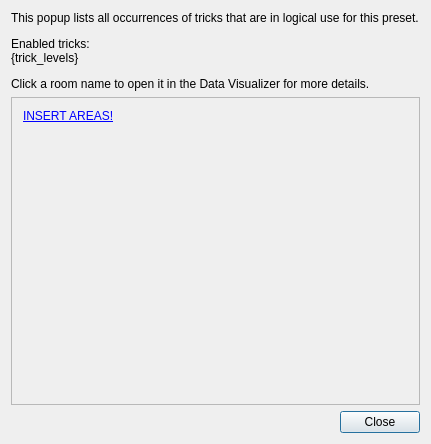
<?xml version="1.0" encoding="UTF-8"?>
<ui version="4.0">
 <class>TrickUsagePopup</class>
 <widget class="QDialog" name="TrickUsagePopup">
  <property name="geometry">
   <rect>
    <x>0</x>
    <y>0</y>
    <width>431</width>
    <height>444</height>
   </rect>
  </property>
  <property name="sizePolicy">
   <sizepolicy hsizetype="Preferred" vsizetype="Preferred">
    <horstretch>0</horstretch>
    <verstretch>0</verstretch>
   </sizepolicy>
  </property>
  <property name="maximumSize">
   <size>
    <width>16777215</width>
    <height>16777215</height>
   </size>
  </property>
  <property name="windowTitle">
   <string>Trick Usage</string>
  </property>
  <layout class="QVBoxLayout" name="verticalLayout">
   <item>
    <widget class="QLabel" name="title_label">
     <property name="text">
      <string>&lt;html&gt;&lt;head/&gt;&lt;body&gt;&lt;p&gt;This popup lists all occurrences of tricks that are in logical use for this preset.&lt;/p&gt;&lt;p&gt;Enabled tricks:&lt;br/&gt;{trick_levels}&lt;/p&gt;&lt;p&gt;Click a room name to open it in the Data Visualizer for more details.&lt;/p&gt;&lt;/body&gt;&lt;/html&gt;</string>
     </property>
     <property name="textInteractionFlags">
           <set>Qt::LinksAccessibleByMouse|Qt::TextSelectableByMouse</set>
     </property>
     <property name="cursor">
      <cursorShape>IBeamCursor</cursorShape>
     </property>
     <property name="wordWrap">
      <bool>true</bool>
     </property>
     <property name="openExternalLinks">
      <bool>true</bool>
     </property>
    </widget>
   </item>
   <item>
    <widget class="QScrollArea" name="scroll_area">
     <property name="widgetResizable">
      <bool>true</bool>
     </property>
     <widget class="QWidget" name="scroll_area_contents">
      <property name="geometry">
       <rect>
        <x>0</x>
        <y>0</y>
        <width>411</width>
        <height>295</height>
       </rect>
      </property>
      <layout class="QVBoxLayout" name="verticalLayout_2">
       <item>
        <widget class="QLabel" name="area_list_label">
         <property name="text">
          <string>&lt;html&gt;&lt;head/&gt;&lt;body&gt;&lt;p&gt;&lt;a href=&quot;data-editor://World/Area&quot;&gt;INSERT AREAS!&lt;/a&gt;&lt;/p&gt;&lt;/body&gt;&lt;/html&gt;</string>
         </property>
         <property name="alignment">
          <set>Qt::AlignLeading|Qt::AlignLeft|Qt::AlignTop</set>
         </property>
         <property name="wordWrap">
          <bool>true</bool>
         </property>
        </widget>
       </item>
      </layout>
     </widget>
    </widget>
   </item>
   <item>
    <widget class="QDialogButtonBox" name="button_box">
     <property name="standardButtons">
      <set>QDialogButtonBox::Close</set>
     </property>
    </widget>
   </item>
  </layout>
 </widget>
 <layoutdefault spacing="6" margin="11"/>
 <resources/>
 <connections/>
</ui>
